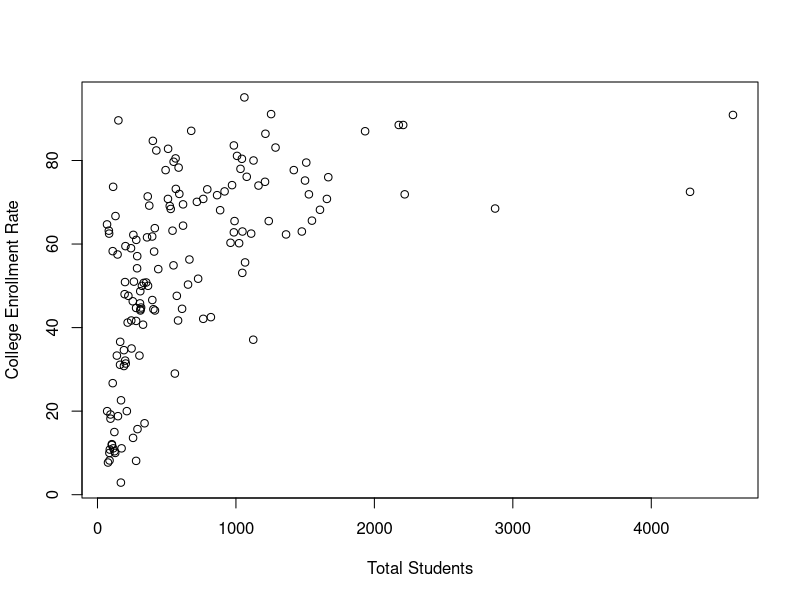
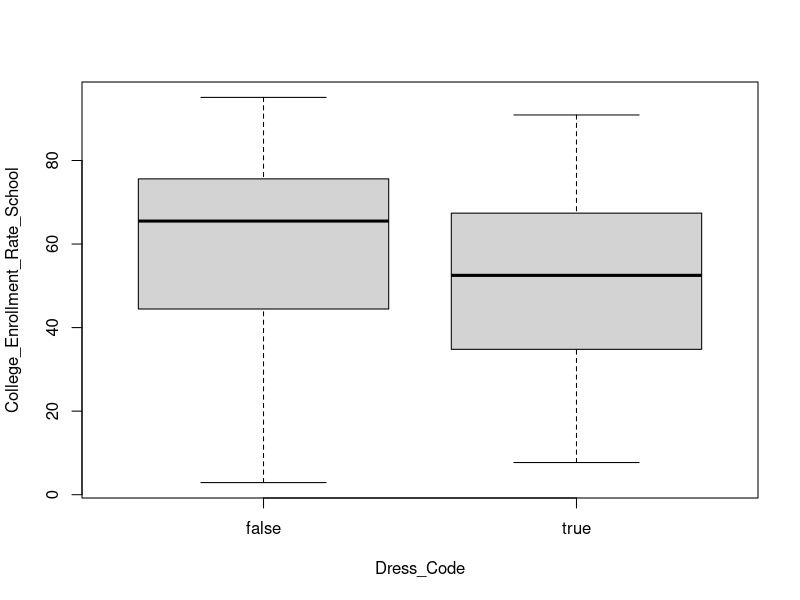
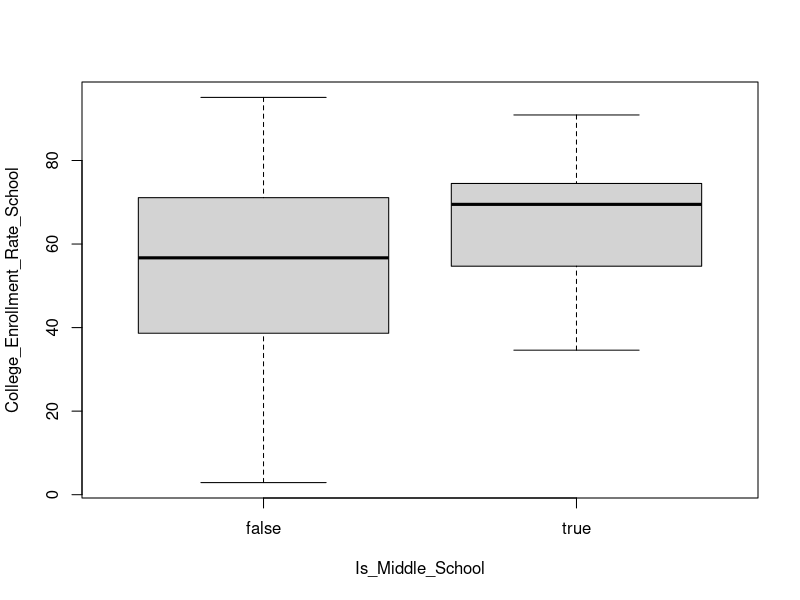
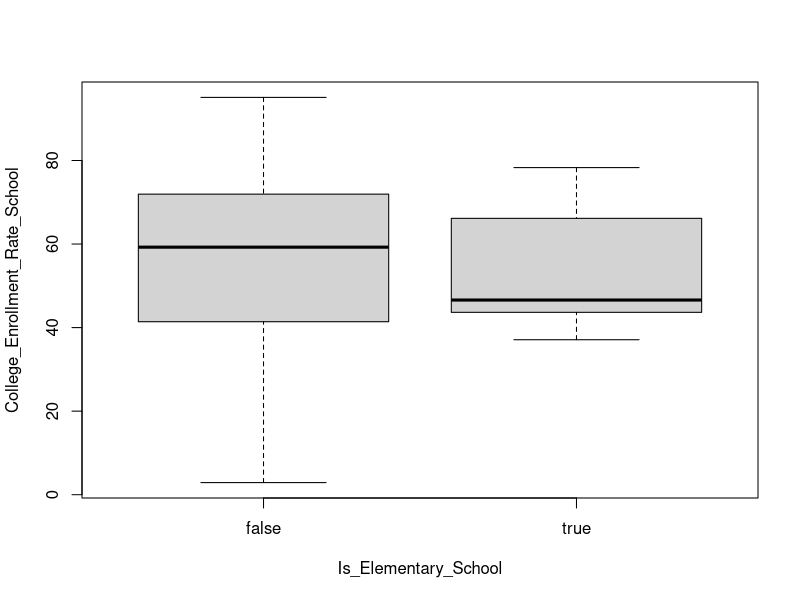
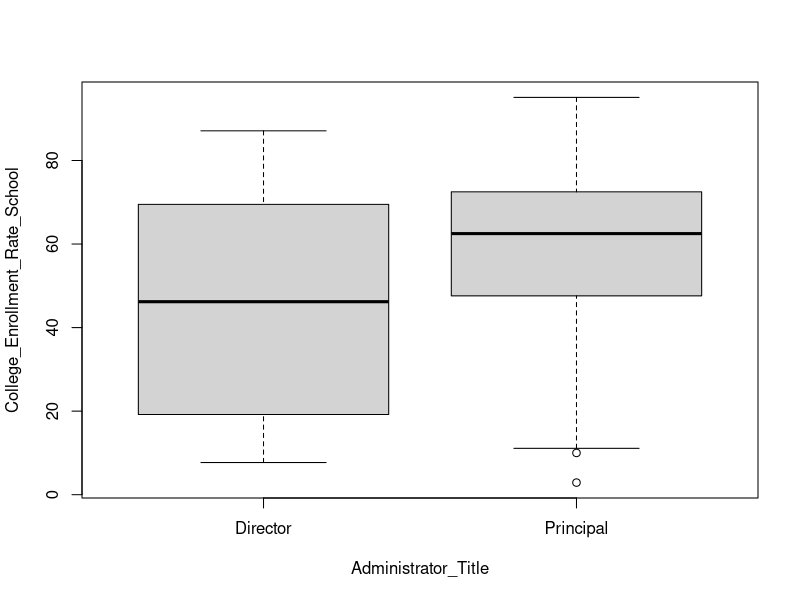
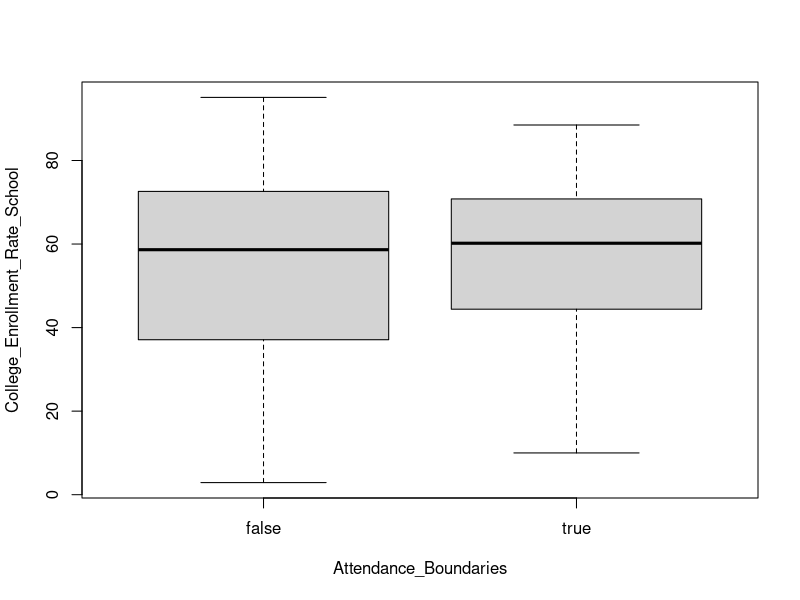
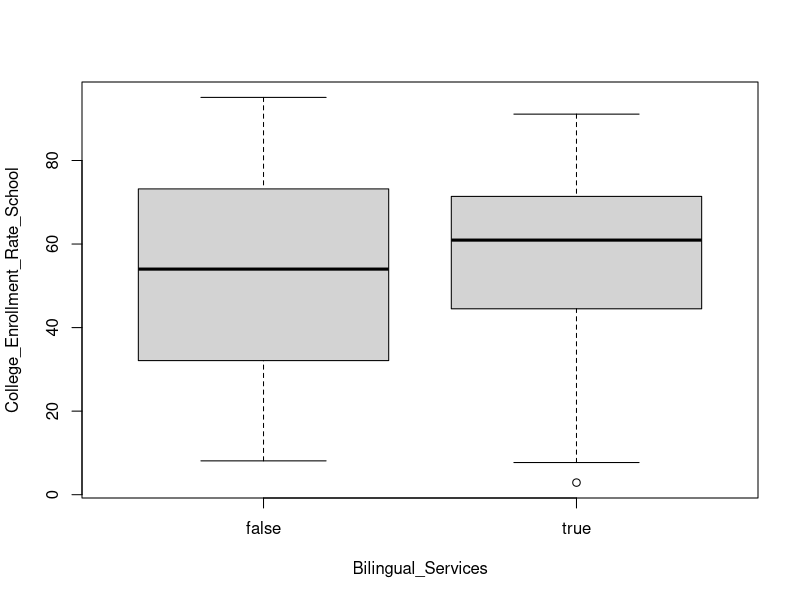
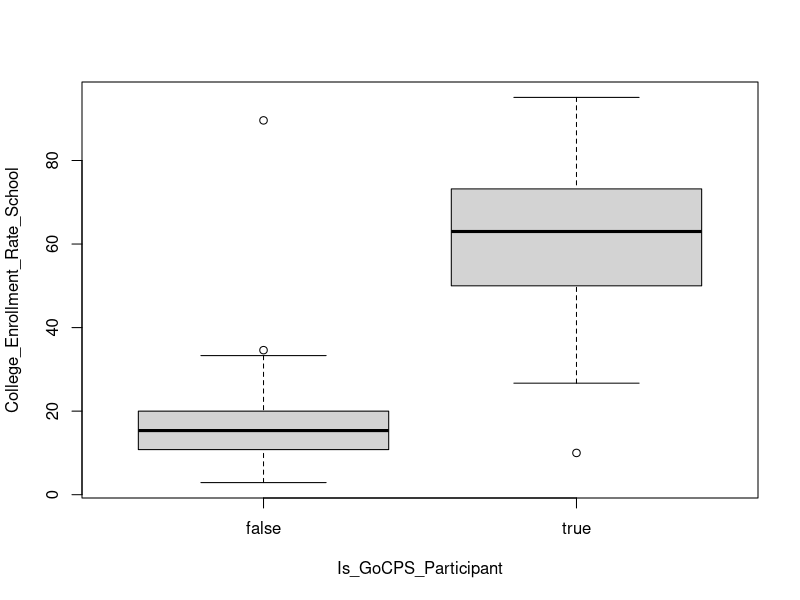

The R source for these figures, in order: (Note: this script raises an error after producing the figures.)
## ---- chunk 1
cps_data <- read.csv("Chicago_Public_Schools_-_School_Profile_Information_SY2425_20251125.csv")
highschools <- cps_data[cps_data$Primary_Category == "HS", ]
highschools <- highschools[ , (names(highschools) %in% c("Is_Middle_School", "Is_Elementary_School", "Administrator_Title", "Attendance_Boundaries", "Student_Count_Total", "Student_Count_Low_Income", "Student_Count_Special_Ed", "Student_Count_English_Learners", "Student_Count_Black", "Student_Count_Hispanic", "Student_Count_White", "Student_Count_Asian", "Student_Count_Native_American", "Student_Count_Other_Ethnicity", "Student_Count_Asian_Pacific_Islander", "Student_Count_Multi", "Student_Count_Hawaiian_Pacific_Islander", "Dress_Code", "Bilingual_Services", "College_Enrollment_Rate_School", "Is_GoCPS_Participant")) ]
colSums(is.na(highschools))
cleana <- highschools[!is.na(highschools$College_Enrollment_Rate_School), ]
cleanb <- cleana[cleana$Student_Count_Total > 1, ]
clean <- cleanb[cleanb$Bilingual_Services != "", ]

str(clean)
## ---- chunk 2

clean$Student_Count_Total <- as.numeric(gsub(",", "", clean$Student_Count_Total))

clean$Student_Count_Low_Income <- as.numeric(gsub(",", "", clean$Student_Count_Low_Income))

clean$Student_Count_Black <- as.numeric(gsub(",", "", clean$Student_Count_Black))

clean$Student_Count_Hispanic <- as.numeric(gsub(",", "", clean$Student_Count_Hispanic))

clean$Student_Count_White <- as.numeric(gsub(",", "", clean$Student_Count_White))

clean$Is_Middle_School <- as.factor(clean$Is_Middle_School)

clean$Is_Elementary_School <- as.factor(clean$Is_Elementary_School)

clean$Is_GoCPS_Participant <- as.factor(clean$Is_GoCPS_Participant)

clean$Administrator_Title <- as.factor(clean$Administrator_Title)

clean$Attendance_Boundaries <- as.factor(clean$Attendance_Boundaries)

clean$Dress_Code <- as.factor(clean$Dress_Code)

clean$Bilingual_Services <- as.factor(clean$Bilingual_Services)


## ---- chunk 3
colSums(is.na(clean))
## ---- chunk 4
plot(clean$Student_Count_Total, clean$College_Enrollment_Rate_School,
     xlab = "Total Students",
     ylab = "College Enrollment Rate")
## ---- chunk 5
boxplot(College_Enrollment_Rate_School ~ Dress_Code, data = clean)
## ---- chunk 6
boxplot(College_Enrollment_Rate_School ~ Is_Middle_School, data = clean)
## ---- chunk 7
boxplot(College_Enrollment_Rate_School ~ Is_Elementary_School, data = clean)
## ---- chunk 8
boxplot(College_Enrollment_Rate_School ~ Administrator_Title, data = clean)
## ---- chunk 9
boxplot(College_Enrollment_Rate_School ~ Attendance_Boundaries, data = clean)
## ---- chunk 10
boxplot(College_Enrollment_Rate_School ~ Bilingual_Services, data = clean)
## ---- chunk 11
boxplot(College_Enrollment_Rate_School ~ Is_GoCPS_Participant, data = clean)
## ---- chunk 12
model <- lm(College_Enrollment_Rate_School ~ ., data = clean)
summary(model)
## ---- chunk 13
plot(model$fitted.values, model$residuals,
     xlab = "Fitted Values",
     ylab = "Residuals",
     main = "Residuals vs Fitted Values")
abline(h = 0, col = "red")
## ---- chunk 14
library(car)
vif(model)
## ---- chunk 15
library(lmtest)
bptest(model)
plot(model, which = 1)
## ---- chunk 16
plot(model, which = 2)
shapiro.test(residuals(model))
## ---- chunk 17
plot(model, which = 4)
plot(model, which = 5)
## ---- chunk 18
model2 <- lm(College_Enrollment_Rate_School ~ Student_Count_Total + Is_Middle_School + Is_Elementary_School + Administrator_Title + Attendance_Boundaries + Dress_Code + Bilingual_Services + Is_GoCPS_Participant, data = clean)
summary(model2)
## ---- chunk 19
bptest(model2)
plot(model2, which = 1)
## ---- chunk 20
library(MASS)
vif(model2)
plot(model2, which=4)
plot(model2, which=5)
boxcox(model2)
## ---- chunk 21
critval <- qt(0.05/(2*nobs(model2)), df=df.residual(model2)-1, lower=FALSE)
outliers<-which(abs(rstudent(model2))>critval)
rstudent(model2)[outliers]
clean_final <- clean[-outliers, ]
## ---- chunk 22
library(leaps)
b <- regsubsets(College_Enrollment_Rate_School ~ Student_Count_Total + Is_Middle_School + Is_Elementary_School + Administrator_Title + Attendance_Boundaries + Dress_Code + Bilingual_Services + Is_GoCPS_Participant, data= clean_final)
rs <- summary(b)
rs$which
## ---- chunk 23
n <- dim(clean_final)[1]
msize <- 1:8
par(mfrow=c(2,2))
plot(msize, rs$adjr2, xlab="Model Size", ylab="Adjusted R^2")
plot(msize, rs$cp, xlab="Model Size", ylab="Cp")

Aic <- n*log(rs$rss/n) + 2*msize
Bic <- n*log(rs$rss/n) + log(n)*msize
plot(msize, Aic, xlab="Model Size", ylab="AIC")
plot(msize, Bic, xlab="Model Size", ylab="BIC")
## ---- chunk 24
final_model <- lm(College_Enrollment_Rate_School ~ Student_Count_Total + Is_Elementary_School + Attendance_Boundaries + Is_GoCPS_Participant, data= clean_final)
summary(final_model)
## ---- chunk 25
plot(final_model, which=4)
plot(final_model, which=5)
## ---- chunk 26
critval <- qt(0.05/(2*nobs(final_model)), df=df.residual(final_model)-1, lower=FALSE)
outliers<-which(abs(rstudent(final_model))>critval)
rstudent(final_model)[outliers]
## ---- chunk 27
plot(final_model$fitted.values, final_model$residuals,
     xlab = "Fitted Values",
     ylab = "Residuals",
     main = "Residuals vs Fitted Values (Final Model)")
abline(h = 0, col = "red")
## ---- chunk 28
bptest(final_model)
plot(final_model, which = 1)
## ---- chunk 29
b <- regsubsets(College_Enrollment_Rate_School ~ Student_Count_Total + Is_Middle_School + Is_Elementary_School + Administrator_Title + Attendance_Boundaries + Dress_Code + Bilingual_Services + Is_GoCPS_Participant, data= clean_final, weights=1/clean_final$Student_Count_Total)
rs <- summary(b)
rs$which
## ---- chunk 30
n <- dim(clean_final)[1]
msize <- 1:8
par(mfrow=c(2,2))
plot(msize, rs$adjr2, xlab="Model Size", ylab="Adjusted R^2")
plot(msize, rs$cp, xlab="Model Size", ylab="Cp")

Aic <- n*log(rs$rss/n) + 2*msize
Bic <- n*log(rs$rss/n) + log(n)*msize
plot(msize, Aic, xlab="Model Size", ylab="AIC")
plot(msize, Bic, xlab="Model Size", ylab="BIC")
## ---- chunk 31
final_model_wls <- lm(College_Enrollment_Rate_School ~ Student_Count_Total + Administrator_Title + Attendance_Boundaries + Is_GoCPS_Participant, data= clean_final, weights = 1/Student_Count_Total)
summary(final_model_wls)
## ---- chunk 32
plot(final_model_wls, which=4)
plot(final_model_wls, which=5)
## ---- chunk 33
critval <- qt(0.05/(2*nobs(final_model_wls)), df=df.residual(final_model_wls)-1, lower=FALSE)
outliers<-which(abs(rstudent(final_model_wls))>critval)
rstudent(final_model_wls)[outliers]
## ---- chunk 34
plot(final_model_wls$fitted.values, final_model_wls$residuals,
     xlab = "Fitted Values",
     ylab = "Residuals",
     main = "Residuals vs Fitted Values (Final WLS Model)")
abline(h = 0, col = "red")
## ---- chunk 35
bptest(final_model_wls)
plot(final_model_wls, which = 1)
## ---- chunk 36
vif(final_model_wls)
